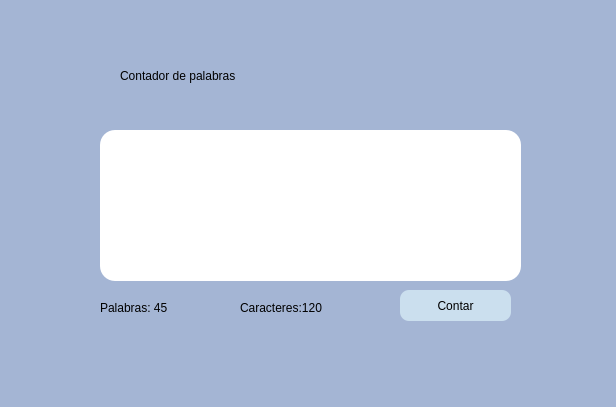
<?xml version="1.0" encoding="UTF-8"?>
<ui version="4.0">
 <class>MainWindow</class>
 <widget class="QMainWindow" name="MainWindow">
  <property name="geometry">
   <rect>
    <x>0</x>
    <y>0</y>
    <width>616</width>
    <height>407</height>
   </rect>
  </property>
  <property name="windowTitle">
   <string>MainWindow</string>
  </property>
  <property name="styleSheet">
   <string notr="true">background-color: rgb(164, 181, 212);</string>
  </property>
  <widget class="QWidget" name="centralwidget">
   <widget class="QLabel" name="label">
    <property name="geometry">
     <rect>
      <x>120</x>
      <y>50</y>
      <width>381</width>
      <height>51</height>
     </rect>
    </property>
    <property name="styleSheet">
     <string notr="true">font: 23pt &quot;MS Shell Dlg 2&quot;;</string>
    </property>
    <property name="text">
     <string>Contador de palabras</string>
    </property>
   </widget>
   <widget class="QLineEdit" name="edtCaracteres">
    <property name="geometry">
     <rect>
      <x>100</x>
      <y>130</y>
      <width>421</width>
      <height>151</height>
     </rect>
    </property>
    <property name="styleSheet">
     <string notr="true">background-color: rgb(255, 255, 255);
font: 11pt &quot;MS Shell Dlg 2&quot;;
border-radius:15px
</string>
    </property>
    <property name="alignment">
     <set>Qt::AlignLeading|Qt::AlignLeft|Qt::AlignTop</set>
    </property>
   </widget>
   <widget class="QLabel" name="tvPalabras">
    <property name="geometry">
     <rect>
      <x>100</x>
      <y>300</y>
      <width>131</width>
      <height>16</height>
     </rect>
    </property>
    <property name="styleSheet">
     <string notr="true">font: 11pt &quot;MS Shell Dlg 2&quot;;</string>
    </property>
    <property name="text">
     <string>Palabras: 45</string>
    </property>
   </widget>
   <widget class="QLabel" name="tvCaracteres">
    <property name="geometry">
     <rect>
      <x>240</x>
      <y>300</y>
      <width>151</width>
      <height>16</height>
     </rect>
    </property>
    <property name="styleSheet">
     <string notr="true">font: 11pt &quot;MS Shell Dlg 2&quot;;</string>
    </property>
    <property name="text">
     <string>Caracteres:120</string>
    </property>
   </widget>
   <widget class="QPushButton" name="btnContar">
    <property name="geometry">
     <rect>
      <x>400</x>
      <y>290</y>
      <width>111</width>
      <height>31</height>
     </rect>
    </property>
    <property name="styleSheet">
     <string notr="true">border-color: rgb(11, 55, 255);
font: 9pt &quot;MS Shell Dlg 2&quot;;
background-color: rgb(203, 223, 238);
border-radius:9px</string>
    </property>
    <property name="text">
     <string>Contar</string>
    </property>
   </widget>
  </widget>
  <widget class="QMenuBar" name="menubar">
   <property name="geometry">
    <rect>
     <x>0</x>
     <y>0</y>
     <width>616</width>
     <height>26</height>
    </rect>
   </property>
  </widget>
  <widget class="QStatusBar" name="statusbar"/>
 </widget>
 <resources/>
 <connections/>
</ui>
